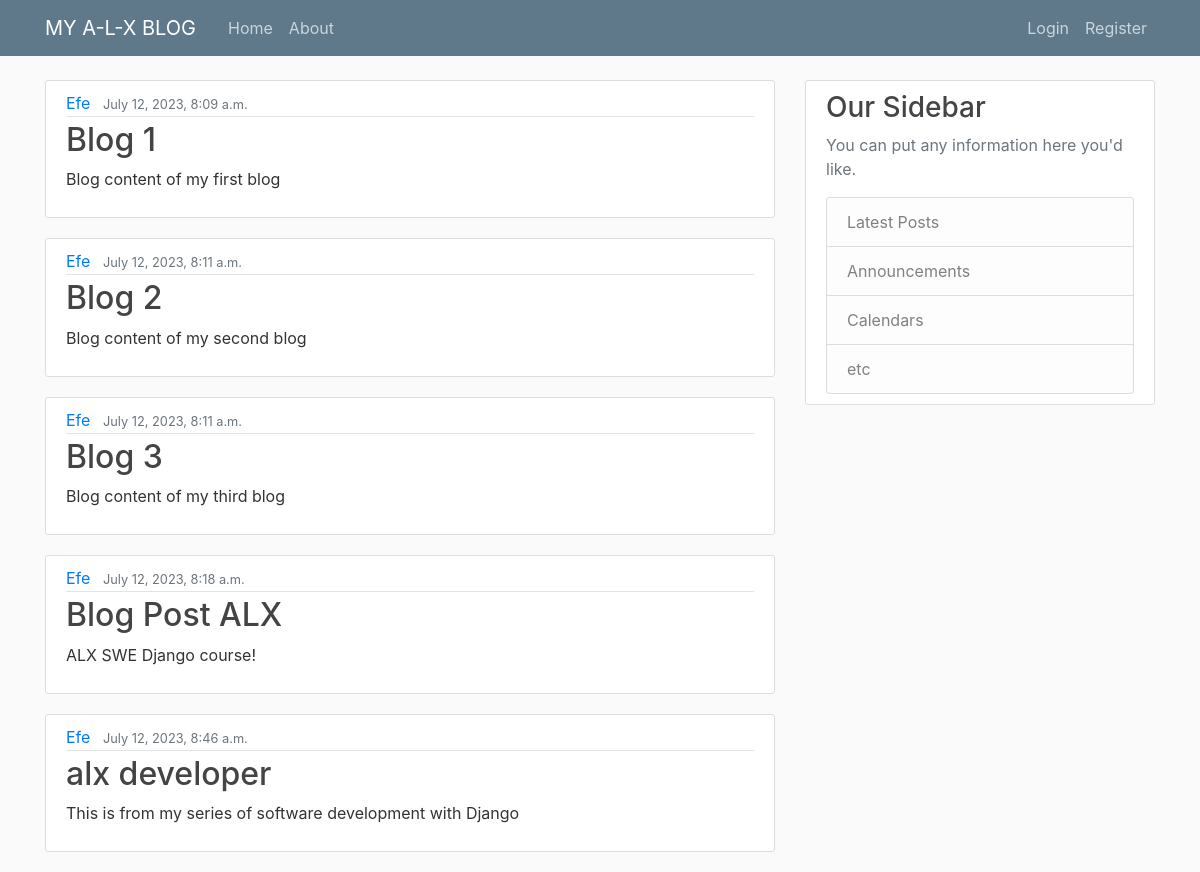
Before: / with the older database file.
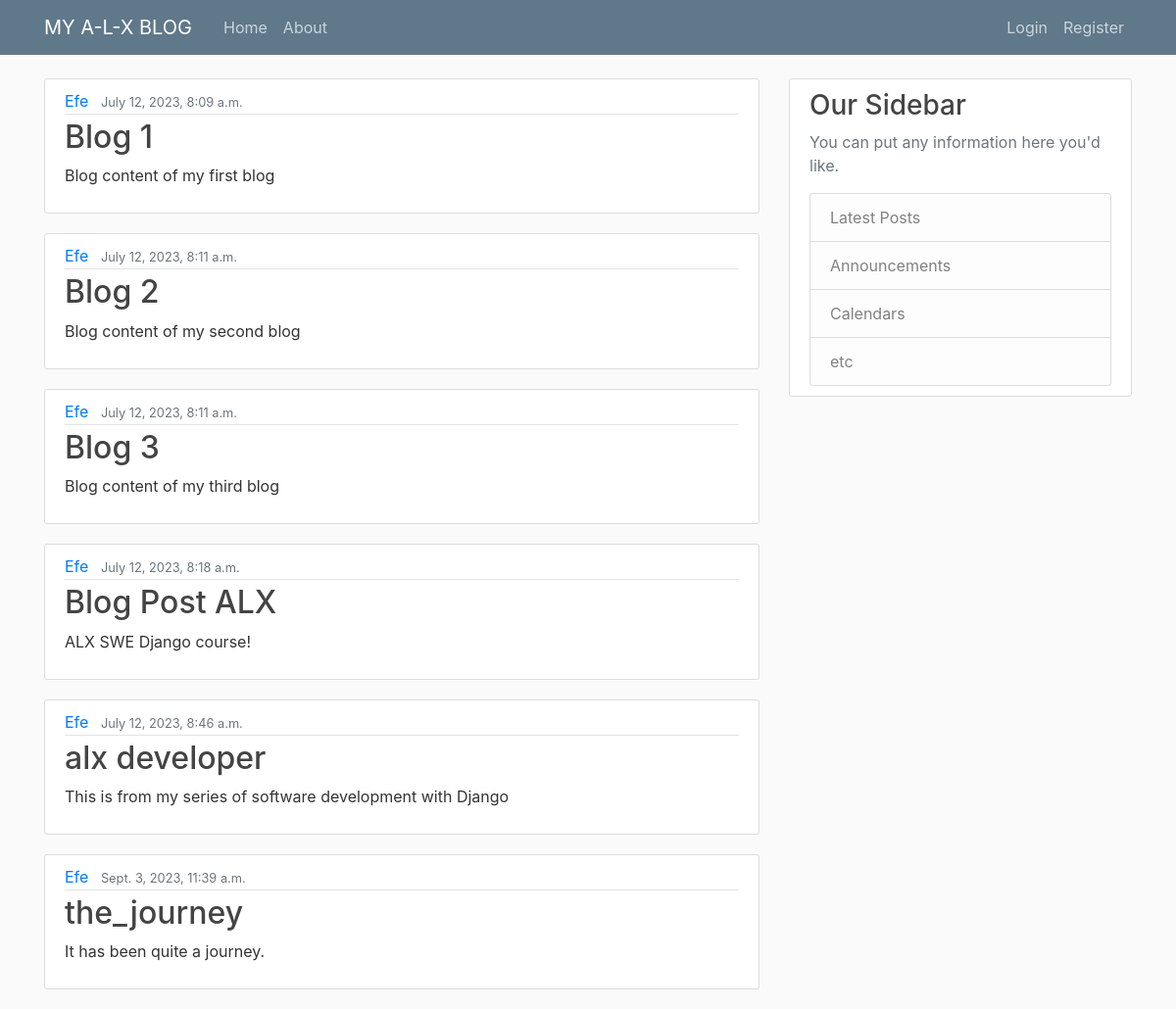
After: the same page with the newer database file.
### blog/models.py (models this page shows, shortened)
class Post(models.Model):
    title = models.CharField(max_length=200)
    content = models.TextField()
    date_posted = models.DateTimeField(default=timezone.now)
    author = models.ForeignKey(User, on_delete=models.CASCADE)

### blog/views.py (the view)
# urls.py: path("", views.home, name="blog-home"),
def home(request):
    context = {
        "posts": Post.objects.all()
    }
    return render(request, 'blog/home.html', context)

### blog/templates/blog/home.html
{% extends "blog/base.html" %}
{% block content %}
    {% for post in posts %}
        <article class="media content-section">
            <div class="media-body">
                <div class="article-metadata">
                    <a class="mr-2" href="#">{{ post.author }}</a>
                    <small class="text-muted">{{ post.date_posted }}</small>
                </div>
                <h2><a class="article-title" href="#">{{ post.title }}</a></h2>
                <p class="article-content">{{ post.content }}</p>
            </div>
        </article>
    {% endfor %}
{% endblock content %}

Changed rows visible on the page:
added Post: author "Efe", date_posted "Sept. 3, 2023, 11:39 a.m.", title "the_journey", content "It has been quite a journey."
